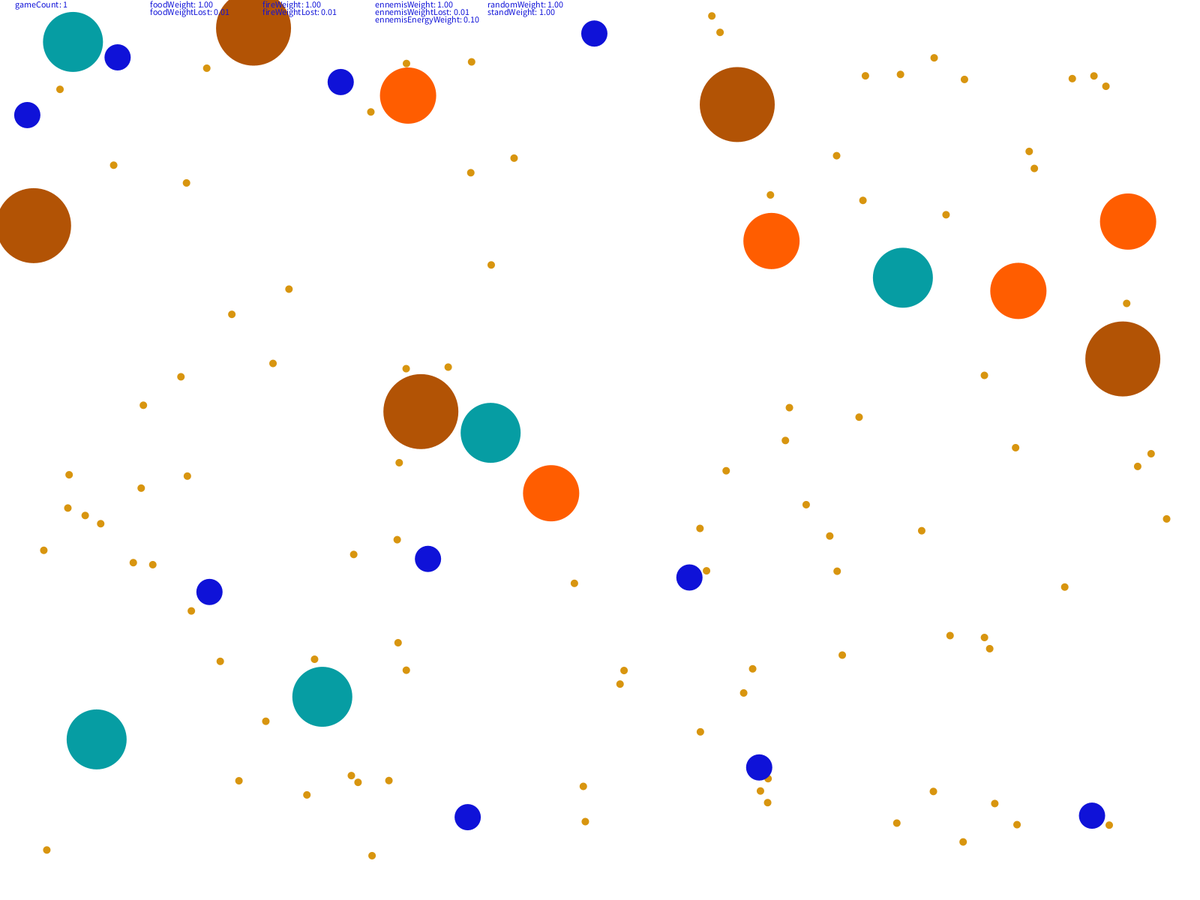
Frame 1 (no input)
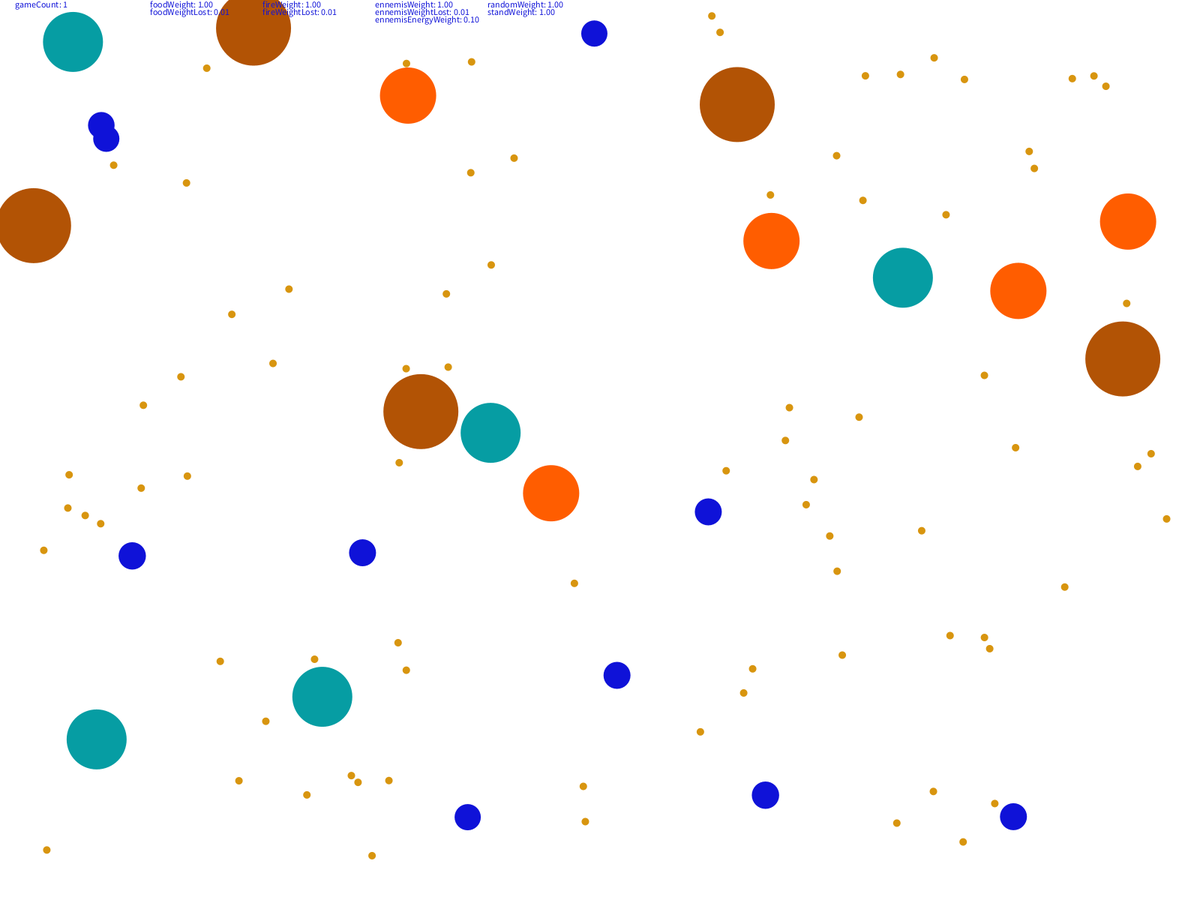
Frame 60 (the mouse pressed at the canvas centre just before this capture)
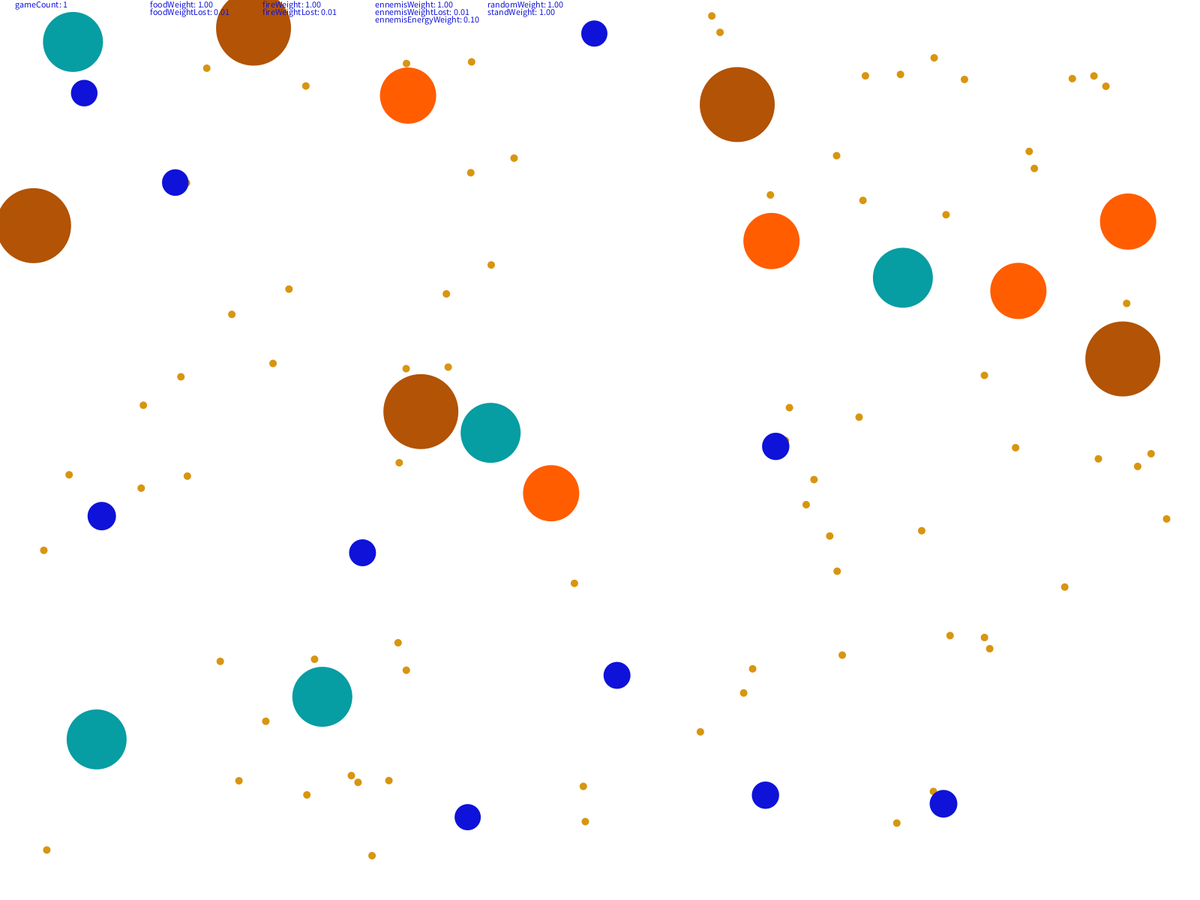
Frame 120 (the mouse held since frame 60 and released just before this capture)

The Processing sketch that drew these frames (run headless with seeded random() and noise(); from frame 60 on, the mouse is pressed at the canvas centre):

// Processing sketch: agario
// ── agario.pde
//TODO 
//la methode getOutput dans le neuralNetwork qui va faire l analyse des inputs et donnees un PVector desired pour la ball


//time management variables
long previousTime = 0;
long currentTime = 0;
long deltaTime;
long displayAcc = 0;
long displayDelay = 25;
long updateAcc = 0;
long updateDelay = 25;
long gameAcc = 0;
long gameDelay = 30000;
int gameCount = 0;

long foodRespawnAcc;
long foodRespawnDelay = 500;

int startingFoodAmount = 100;
int fireAmount = 5;
int playerAmount = 10;
int mudAmount = 5;
int iceAmount = 5;
ArrayList<Food> foods;
ArrayList<Fire> fires;
ArrayList<Player> players;
ArrayList<Mud> muds;
ArrayList<Ice> ices;

void setup(){
  fullScreen();
  //size(640,480);
  
  createGame();
 
}

void draw(){
  currentTime = millis();
  deltaTime = currentTime - previousTime;
  previousTime = currentTime; 
  
  updateAcc += deltaTime;
  if(updateAcc > updateDelay){
    updateAcc = 0 ;
    update();
  }
  
  displayAcc += deltaTime;
  if(displayAcc > displayDelay){
    displayAcc = 0 ;
    display();
  }

  gameAcc += deltaTime;
  if(gameAcc > gameDelay)
    gameFinish();
  
  foodRespawnAcc += deltaTime;
  if(foodRespawnAcc > foodRespawnDelay){
    foodRespawnAcc = 0;
    foods.add(new Food(new PVector(random(20,width - 20),random(20, height - 20))));
  }
    
}
void update(){
  
  for(Player p :players)
     p.update();
  
  for(int i = foods.size()-1 ; i >= 0 ;i--)
    if(!foods.get(i).available)
      foods.remove(i);
     
}

void display(){
  
  background(255);
  for(Food f:foods)
    f.display();
  for(Fire f:fires)
    f.display();
  for(Ice i:ices)
    i.display();
  for(Mud m:muds)
    m.display();
  for(Player p:players)
    p.display();
    
  text("gameCount: " + gameCount, 20,10);
  text("foodWeight: " + nfc(NeuralNetworkModel.FoodWeight,2), 200,10);
  text("foodWeightLost: " + nfc(NeuralNetworkModel.foodWeightLost,2), 200,20);
  text("fireWeight: " + nfc(NeuralNetworkModel.FireWeight,2), 350,10);
  text("fireWeightLost: " + nfc(NeuralNetworkModel.fireWeightLost,2), 350,20);
  text("ennemisWeight: " + nfc(NeuralNetworkModel.ennemisWeight,2), 500,10);
  text("ennemisWeightLost: " + nfc(NeuralNetworkModel.ennemisWeightLost,2), 500,20);
  text("ennemisEnergyWeight: " + nfc(NeuralNetworkModel.ennemisEnergyWeight,2), 500,30);
  text("randomWeight: " + nfc(NeuralNetworkModel.randomWeight,2), 650,10);
  text("standWeight: " + nfc(NeuralNetworkModel.standWeight,2), 650,20);
}

void createGame(){
  foods = new ArrayList<Food>();
  fires = new ArrayList<Fire>();
  players = new ArrayList<Player>();
  ices = new ArrayList<Ice>();
  muds = new ArrayList<Mud>();
  
  for(int i = 0 ; i < fireAmount ; i++)
    fires.add(createFire());
  for(int i = 0 ; i < mudAmount ; i++)
    muds.add(createMud());
  for(int i = 0 ; i < iceAmount ; i++)
    ices.add(createIce());
  for(int i = 0 ; i < startingFoodAmount ; i++)
    foods.add(createFood());
  for(int i = 0 ; i < playerAmount ; i++)
    players.add(new Player());

  gameCount++;
}
//to avoid putting food in fire or player
Food createFood(){
  boolean spotAvailable = false;
  PVector spot = new PVector();
  while(!spotAvailable){
    spot.set(random(20,width - 20),random(20, height - 20));
    spotAvailable = true;
    //check for fire colision
    for(Fire f:fires){
      if(PVector.dist(spot,f.location) < Fire.radius + Food.radius)
        spotAvailable = false;
    }
    //check for player colision
    for(Player p:players){
      if(PVector.dist(spot,p.ball.location) < p.ball.radius + Food.radius)
        spotAvailable = false;
    }
  }
  return new Food(spot);
}

//to avoid putting fire onto another fire , mud , ice
Fire createFire(){
  boolean spotAvailable = false;
  PVector spot = new PVector();
  while(!spotAvailable){
    spot.set(random(20,width - 20),random(20, height - 20));
    spotAvailable = true;
    //check for fire colision
    for(Fire f:fires){
      if(PVector.dist(spot,f.location) < Fire.radius * 2)
        spotAvailable = false;
    }
    //check for player colision
    for(Player p:players){
      if(PVector.dist(spot,p.ball.location) < p.ball.radius + Fire.radius)
        spotAvailable = false;
    }
    //check for mud colision
    for(Mud m:muds){
      if(PVector.dist(spot,m.location) < Mud.radius + Fire.radius)
        spotAvailable = false;
    }
    //check for ice colision
    for(Ice i:ices){
      if(PVector.dist(spot,i.location) < Ice.radius + Fire.radius)
        spotAvailable = false;
    }
  }
  return new Fire(spot);
}

//to avoid putting Mud onto fire,ice,another mud
Mud createMud(){
  boolean spotAvailable = false;
  PVector spot = new PVector();
  while(!spotAvailable){
    spot.set(random(20,width - 20),random(20, height - 20));
    spotAvailable = true;
    //check for mud colision
    for(Mud m:muds){
      if(PVector.dist(spot,m.location) < Mud.radius * 2)
        spotAvailable = false;
    }
    //check for ice colision
    for(Ice i:ices){
      if(PVector.dist(spot,i.location) < Ice.radius + Mud.radius)
        spotAvailable = false;
    }
    //check for fire colision
    for(Fire f:fires){
      if(PVector.dist(spot,f.location) < Fire.radius + Mud.radius)
        spotAvailable = false;
    }
  }
  return new Mud(spot);
}

//to avoid putting ice onto fire,mud,another ice
Ice createIce(){
  boolean spotAvailable = false;
  PVector spot = new PVector();
  while(!spotAvailable){
    spot.set(random(20,width - 20),random(20, height - 20));
    spotAvailable = true;
    //check for mud colision
    for(Mud m:muds){
      if(PVector.dist(spot,m.location) < Mud.radius + Ice.radius)
        spotAvailable = false;
    }
    //check for ice colision
    for(Ice i:ices){
      if(PVector.dist(spot,i.location) < Ice.radius * 2)
        spotAvailable = false;
    }
    //check for fire colision
    for(Fire f:fires){
      if(PVector.dist(spot,f.location) < Fire.radius + Ice.radius)
        spotAvailable = false;
    }
  }
  return new Ice(spot);
}


void gameFinish(){
  
  NeuralNetworkModel.neuralNetworkEvaluation(players);
  createGame();
  gameAcc = 0;
}
// ── Fire.pde
class Fire{
  
  final static float defaultSize = 75;
  final static float radius = 37.5; //hitbox
  PVector location;
  float size; //<>//
  
  Fire(PVector location){
    this.location = location;
    size = defaultSize;
  }
  
  void display(){
    fill(#ff5d00);
    noStroke();
    ellipse(location.x,location.y,size,size);
    
  }
}
// ── Ice.pde
class Ice{
  
  final static float defaultSize = 80;
  final static float radius= 40;
  PVector location;
  float size;
  
  
  Ice(PVector location){
    this.location = location;
    size = defaultSize;
  }
  
  void display(){
    fill(#069da3);
    noStroke();
    ellipse(location.x,location.y,size,size);
    
  }
}
// ── Mud.pde
class Mud{
  
  final static float defaultSize = 100;
  final static float radius = 50;
  PVector location;
  float size;
  
  Mud(PVector location){
    this.location = location;
    size = defaultSize;
  }
  
  void display(){
    fill(#b25305);
    noStroke();
    ellipse(location.x,location.y,size,size);
    
  }
}
// ── NeuralNetwork.pde
//input layer
//distance to closest food 
//distance to closest fire

//difference between energy with each ennemis
//distance to each ennemis

//first analyse layer
//computing foodWeight with defaultFoodWeight and foodWeightLost per distance                #defaultFoodWeight #foodWeightLost
//computing fireWeight with defaultFireWeight and fireWeightLost per distance                #defaultFireWeight #fireWeightLost
//computing the ennemisWeight with the difference between energy                             #ennemisWeightPerEnergy
//computing the ennemisWeight with the ennemisWeight and the ennemisWeightLost per distance  #ennemiWeightLost

//second analyse layer
//compute the decision of what to do attack ennemis, flee ennemis , eat food, avoid fire depending of the weight of ennemis food and fire

//output layer
//compute desired location
public enum Decision{EATFOOD,AVOIDFIRE,EATENNEMI,AVOIDENNEMI,STANDSTILL,RANDOMMOVE}
class NeuralNetwork{
  
  float FoodWeight;
  float foodWeightLost;
  float FireWeight;
  float fireWeightLost;
  float ennemisWeight;
  float ennemisWeightLost;
  float randomWeight;
  float standWeight;
  float ennemisEnergyWeight;
  Player player;
  
  NeuralNetwork(Player player){
    this.player = player;
    FoodWeight = NeuralNetworkModel.FoodWeight + random(-NeuralNetworkModel.FoodWeightVariance,NeuralNetworkModel.FoodWeightVariance);
    foodWeightLost = NeuralNetworkModel.foodWeightLost + random(-NeuralNetworkModel.foodWeightLostVariance,NeuralNetworkModel.foodWeightLostVariance);
    
    FireWeight = NeuralNetworkModel.FireWeight + random(-NeuralNetworkModel.FireWeightVariance,NeuralNetworkModel.FireWeightVariance);
    fireWeightLost = NeuralNetworkModel.fireWeightLost + random(-NeuralNetworkModel.fireWeightLostVariance,NeuralNetworkModel.fireWeightLostVariance);
    
    ennemisWeight = NeuralNetworkModel.ennemisWeight + random(-NeuralNetworkModel.ennemisWeightVariance,NeuralNetworkModel.ennemisWeightVariance);
    ennemisWeightLost = NeuralNetworkModel.ennemisWeightLost + random(-NeuralNetworkModel.ennemisWeightLostVariance,NeuralNetworkModel.ennemisWeightLostVariance); 
    
    randomWeight = NeuralNetworkModel.randomWeight + random(-NeuralNetworkModel.randomWeightVariance,NeuralNetworkModel.randomWeightVariance);
    standWeight = NeuralNetworkModel.standWeight + random(-NeuralNetworkModel.standWeightVariance,NeuralNetworkModel.standWeightVariance);
    
    ennemisEnergyWeight = NeuralNetworkModel.ennemisEnergyWeight + random(-NeuralNetworkModel.ennemisEnergyWeightVariance,NeuralNetworkModel.ennemisEnergyWeightVariance);
    
    if(FoodWeight < 0)
      FoodWeight = 0;
    if(foodWeightLost < 0)
      foodWeightLost = 0;
      
    if(FireWeight < 0)
      FireWeight = 0;
    if(fireWeightLost < 0)
      fireWeightLost = 0;
      
    if(ennemisWeight < 0)
      ennemisWeight = 0;
    if(ennemisWeightLost < 0)
      ennemisWeightLost = 0;
      
    if(randomWeight < 0)
      randomWeight = 0;
    if(standWeight < 0)
      standWeight = 0;

  }
  
  
  PVector getOutput(){
    
  //FIRST LAYER INPUT
    //ennemis data
    float bestDistance = 99999;
    float distance;
    int index = 0;
    for(int i = 0 ; i < players.size();i++)
      if((distance = PVector.dist(player.ball.location,players.get(i).ball.location)) < bestDistance && distance != 0){
        bestDistance = distance;
        index = i;
      }
    Player closestPlayer = players.get(index);
    
    //fire data
    bestDistance = 99999;
    for(int i = 0 ; i < fires.size();i++)
      if((distance = PVector.dist(player.ball.location,fires.get(i).location)) < bestDistance){
        bestDistance = distance;
        index = i;
      }
    Fire closestFire = fires.get(index);
    
    //food data
    bestDistance = 99999;
    for(int i = 0 ; i < foods.size();i++)
      if((distance = PVector.dist(player.ball.location,foods.get(i).location)) < bestDistance){
        bestDistance = distance;
        index = i;
      }
    Food closestFood = foods.get(index);
    
    
  //FIRST LAYER ANALYSE CALCULE THE WEIGHT OF EACH ELEMENT
    float foodDecisionWeight = (float) FoodWeight - (foodWeightLost * (PVector.dist(player.ball.location,closestFood.location) - NeuralNetworkModel.distRef));
    float fireDecisionWeight = (float) FireWeight - (fireWeightLost * (PVector.dist(player.ball.location,closestFire.location)- NeuralNetworkModel.distRef));
    float ennemiDecisionWeight = (float) ennemisWeight - (ennemisWeightLost * (PVector.dist(player.ball.location,closestPlayer.ball.location)- NeuralNetworkModel.distRef));
    ennemiDecisionWeight += (float)ennemisEnergyWeight * (player.ball.energy - closestPlayer.ball.energy);
    //println("food: "+foodDecisionWeight);
    //println("fire: "+fireDecisionWeight);
    //println("ennemi: "+ennemiDecisionWeight);
  //SECOND LAYER ANALYSE HIGHEST WEIGHT
    Decision decision = Decision.EATFOOD;
    float bestWeight = foodDecisionWeight;
    if(fireDecisionWeight > bestWeight){
      decision = Decision.AVOIDFIRE;
      bestWeight = fireDecisionWeight;
    }
    if(ennemiDecisionWeight > bestWeight){
      bestWeight = ennemiDecisionWeight;
      if(closestPlayer.ball.energy >= player.ball.energy)
        decision = Decision.AVOIDENNEMI;
      else
        decision = Decision.EATENNEMI;
    }
    if(fireDecisionWeight > bestWeight){
      decision = Decision.AVOIDFIRE;
      bestWeight = fireDecisionWeight;
    }
    /*
    if(randomWeight > bestWeight){
      decision = Decision.RANDOMMOVE;
      bestWeight = randomWeight;
    }*/
    if(standWeight > bestWeight){
      decision = Decision.STANDSTILL;
      bestWeight = standWeight;
    }
  //output APPLY DECISION
    PVector output;
    PVector diff;
    switch(decision){
      case EATFOOD:
        diff = PVector.sub(player.ball.location,closestFood.location);
        output = PVector.sub(player.ball.location,diff);
        break;
      case AVOIDFIRE:
        diff = PVector.sub(player.ball.location,closestFire.location);
        output = PVector.add(player.ball.location,diff);
        break;
      case EATENNEMI:
        diff = PVector.sub(player.ball.location,closestPlayer.ball.location);
        output = PVector.sub(player.ball.location,diff);
        break;
      case AVOIDENNEMI:
        diff = PVector.sub(player.ball.location,closestPlayer.ball.location);
        output = PVector.add(player.ball.location,diff);
        break;
      case RANDOMMOVE:
        output = new PVector(random(width),random(height));
        break;
      case STANDSTILL:
        output = player.ball.location;
        break;
      default:
        output = new PVector(0,0);
    }
    println(decision);
    return output;
    
  }
}
// ── NeuralNetworkModel.pde
static class NeuralNetworkModel{
 
  
  static float distRef = 100;
  
  static float FoodWeight = 1 ;
  static float foodWeightLost = 0.01;
  static float FireWeight = 1;
  static float fireWeightLost = 0.01;
  static float ennemisWeight = 1;
  static float ennemisWeightLost = 0.01;
  static float ennemisEnergyWeight = 0.1;
  static float randomWeight = 1;
  static float standWeight = 1;
  
  static float FoodWeightVariance = 0.5 ;
  static float foodWeightLostVariance  = 0.005;
  static float FireWeightVariance  = 0.5;
  static float fireWeightLostVariance  = 0.005;
  static float ennemisWeightVariance  =0.5;
  static float ennemisWeightLostVariance  = 0.005;
  static float ennemisEnergyWeightVariance = 0.01;
  static float randomWeightVariance = 0.5;
  static float standWeightVariance = 0.5;
  
  
  
  
  
  static void neuralNetworkEvaluation(ArrayList<Player> players){
    
    FoodWeight = 0.5 * FoodWeight;
    foodWeightLost = 0.5 * foodWeightLost;
    FireWeight = 0.5 * FireWeight;
    fireWeightLost = 0.5 * fireWeightLost;
    ennemisWeight = 0.5 * ennemisWeight;
    ennemisWeightLost = 0.5 * ennemisWeightLost;
    randomWeight = 0.5 * randomWeight;
    standWeight = 0.5 * standWeight;
    ennemisEnergyWeight = 0.5 * ennemisEnergyWeight;
    
    //calcul de la ponderation
    float ponderation;
    int allPlayerScore = 0;
    for(Player p:players)
      allPlayerScore += p.ball.energy - Player.defaultBallEnergy;
    if(allPlayerScore > 0){
      
      for(Player p:players){
        ponderation = (float) (((float)(p.ball.energy - Player.defaultBallEnergy)) / allPlayerScore);
        
        FoodWeight += (float)ponderation * p.AI.FoodWeight * 0.5;
        foodWeightLost += (float)ponderation * p.AI.foodWeightLost * 0.5;
        FireWeight += (float)ponderation * p.AI.FireWeight * 0.5;
        fireWeightLost+= (float)ponderation * p.AI.fireWeightLost * 0.5;
        ennemisWeight += (float)ponderation * p.AI.ennemisWeight * 0.5;
        ennemisWeightLost += (float)ponderation * p.AI.ennemisWeightLost * 0.5;
        randomWeight += (float)ponderation * p.AI.randomWeight * 0.5;
        standWeight += (float)ponderation * p.AI.standWeight * 0.5;
        ennemisEnergyWeight += (float)ponderation * p.AI.ennemisEnergyWeight * 0.5;
      }
    }
    else{
      
      FoodWeight *= 2;
      foodWeightLost *= 2;
      FireWeight *= 2;
      fireWeightLost *= 2;
      ennemisWeight *= 2;
      ennemisWeightLost *= 2;
      randomWeight *= 2;
      standWeight *= 2; 
      ennemisEnergyWeight *= 2;
    }
    
  }
}
// ── Player.pde
class Player{

    Ball ball;
    NeuralNetwork AI;
    final static int defaultBallEnergy = 100;
    boolean IAControlled;
    Player(){
      AI = new NeuralNetwork(this);
      ball = createBall();
      IAControlled = true;
    }
     Player(boolean IAControlled){
      this.IAControlled = IAControlled;
      if(this.IAControlled)
        AI = new NeuralNetwork(this);
      
      ball = createBall();
    }
    
    void update(){
      PVector targetLocation;
      if(IAControlled)
        targetLocation = AI.getOutput();
      else
        targetLocation = new PVector(mouseX,mouseY);
        
      ball.update(targetLocation);
      if(!ball.available)
        ball = createBall();
      
    }
    
    void display(){
      ball.display();
    }
    
    //to avoid putting ball into fire or food
    Ball createBall(){
      boolean spotAvailable = false;
      PVector spot = new PVector();
      while(!spotAvailable){
        spot.set(random(20,width - 20),random(20, height - 20));
        spotAvailable = true;
        //check for fire colision
        for(Fire f:fires){
          if(PVector.dist(spot,f.location) < Fire.radius + Ball.defaultRadius)
            spotAvailable = false;
        }
        //check for player colision
        for(Player p:players){
          if(PVector.dist(spot,p.ball.location) < p.ball.radius * 2)
            spotAvailable = false;
        }
      }
      return new Ball(spot,defaultBallEnergy);
    }
}
// ── ball.pde
class Ball{
  
  final static float defaultSpeed = 5;
  final static float defaultSize = 30;
  final static float defaultRadius = 15;//default hitbox
  PVector location;
  int energy;
  float size;
  float radius;
  float speed;
  float speedFactor = 1;
  float energySpeedModifier = -0.005; //represent speedLost per energy
  float energySizeModifier = 0.05; // represent sizeGain per energy
  
  boolean available;
  Ball(PVector location, int energy){
    available = true;
    this.location = location;
    this.energy = energy;
    adjustSize();
    adjustSpeed();
  }
  
  void update(PVector targetLocation){
    
    speedFactor = 1;
    
    checkFoodColision();
    checkFireColision();
    checkPlayerColision();
    checkIceColision();
    checkMudColision();
    adjustSize();
    adjustSpeed();
    moveTo(targetLocation);
    checkEdges();
  }
  
  void moveTo(PVector targetLocation){
    PVector desired = PVector.sub(targetLocation,location);
    desired.limit(speed);
    location.add(desired);
  }
  
  void checkEdges(){
    
    if(location.x - radius < 0 )
      location.x = radius;
    if(location.x + radius > width )
      location.x = width - radius;
    if(location.y - radius < 0 )
      location.y = radius;
    if(location.y + radius > height )
      location.y = height - radius;
  }
  void adjustSize(){
    size = (float)(defaultSize + (energySizeModifier * energy));
    radius = (float)size * 0.5;
  }
  
  void adjustSpeed(){
    speed = (float)((float)(defaultSpeed + (energySpeedModifier * energy))) * speedFactor;
    if(speed < 1)
      speed = 1;
  }
  
  void display(){
    fill(#0f12d8);
    noStroke();
    ellipse(location.x,location.y,size,size);
    
  }
  
  void checkFoodColision(){
    
    for(Food f:foods)
      if(PVector.dist(location,f.location) < radius){
        energy += f.energy;
        f.die();
      }
  }
  
  void checkPlayerColision(){
    
    for(Player p:players)
      if(PVector.dist(location,p.ball.location) < radius - p.ball.radius && p.ball.available){
        energy += p.ball.energy;
        p.ball.die();
      }
  }
  void checkFireColision(){
    
    for(Fire f:fires)
      if(PVector.dist(location,f.location) < radius + Fire.radius)
        die();
  }
  void checkMudColision(){
    
    for(Mud m:muds)
      if(PVector.dist(location,m.location) <  Mud.radius)
        speedFactor = 0.25;
  }
  void checkIceColision(){
   
    for(Ice i:ices)
      if(PVector.dist(location,i.location) <  Ice.radius)
        speedFactor = 2;
  }
  void die(){
    available = false;
  }
}
// ── food.pde
class Food{
  final static int defaultEnergy = 10;
  final static int defaultSize = 10;
  static final float radius = 5; //hitbox
  PVector location;
  int energy;
  float size;
  boolean available;
  
  Food(PVector location){
    this.location = location;
    size = defaultSize;
    energy = defaultEnergy;
    available = true;
  }
  
  void die(){
    available = false;
    energy = 0;
  }
  
  void display(){
    
    fill(#d8950f);
    noStroke();
    ellipse(location.x,location.y,size,size);
  }

}
